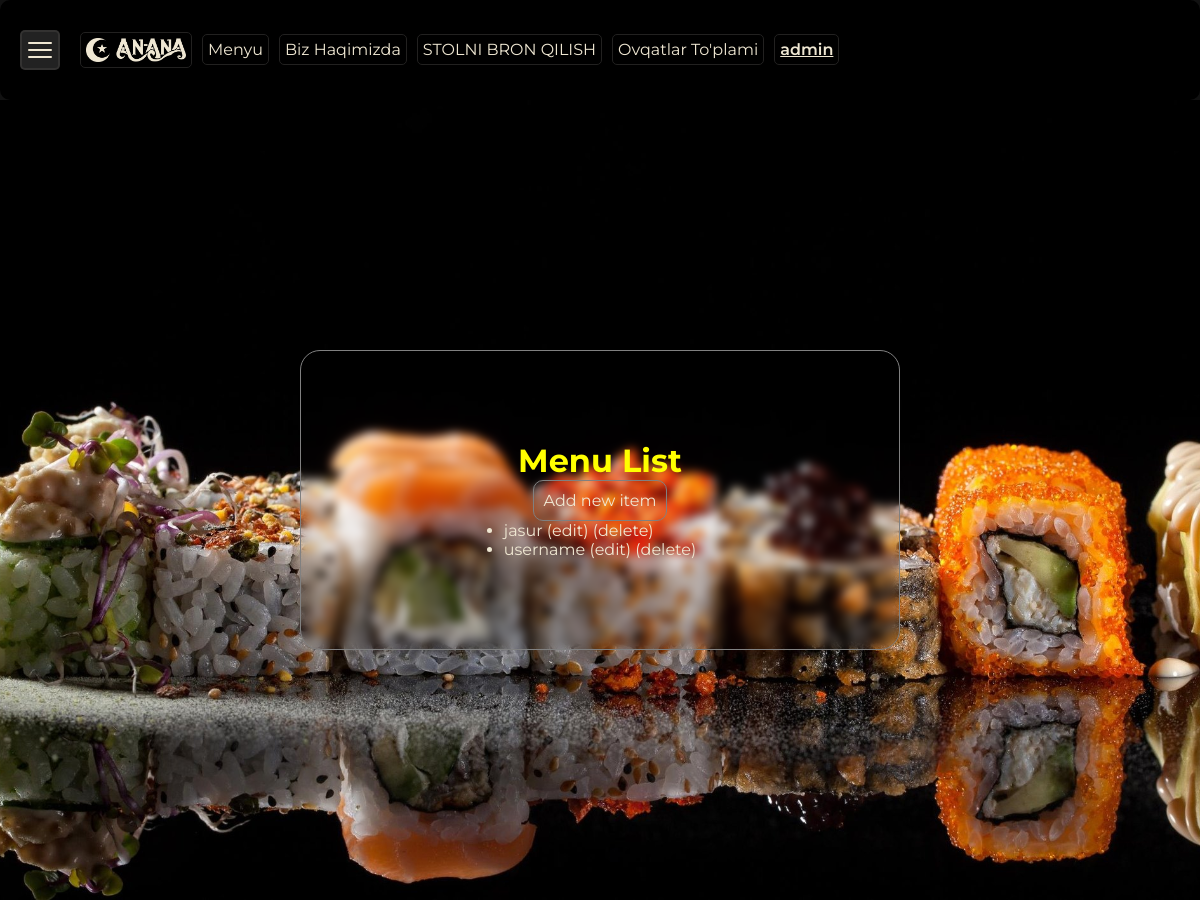
/menu/ (signed in), run on an earlier commit of the app's database.
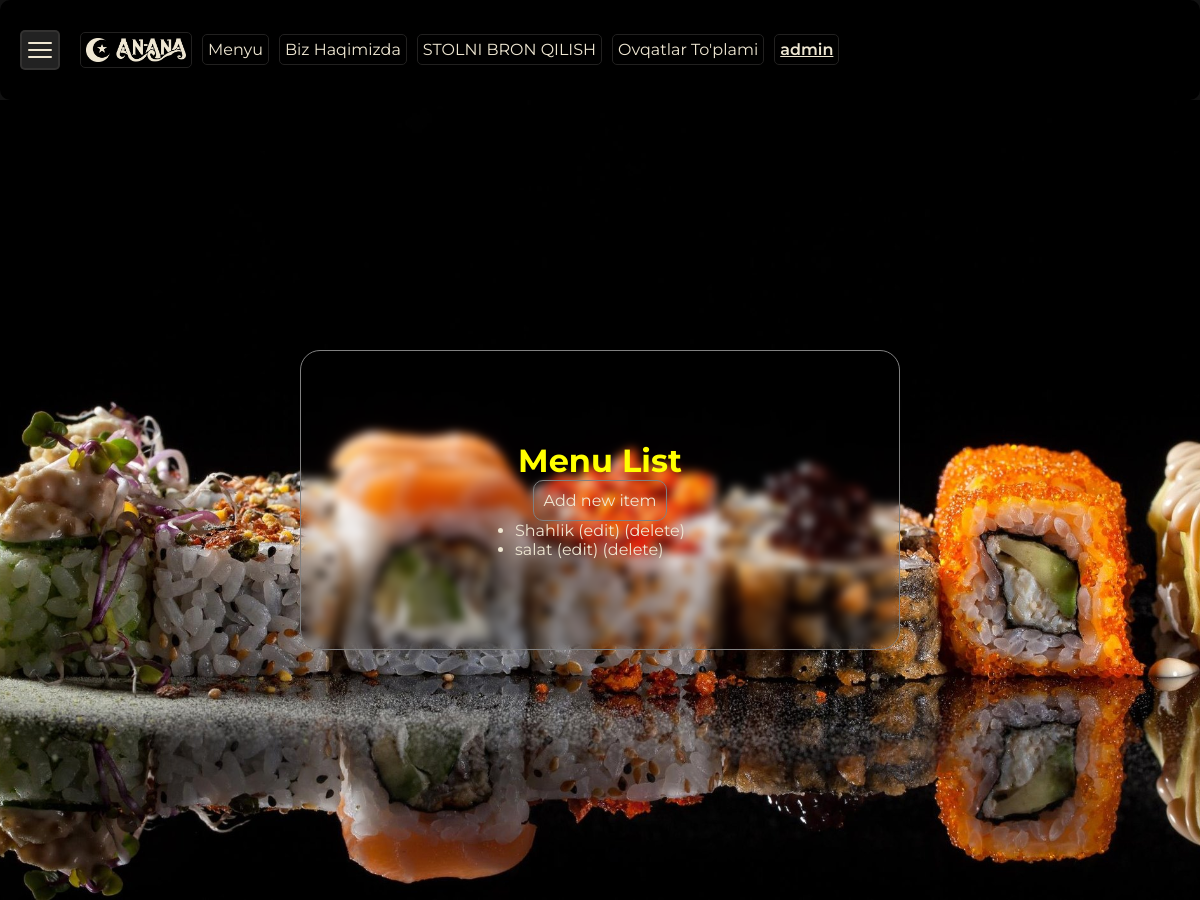
And on a later commit of the database.
### menu/models.py (models this page shows, shortened)
class MenuItem(models.Model):
    CHOICE_CATEGORY = [
        ('Hammasi','Hammasi'),
        ("Go'shtli","Go'shtli"),
        ('Salatlar','Salatlar'),
        ('Shirinlik','Shirinlik'),
        ('Ichimliklar','Ichimliklar')
    ]
    name = models.CharField(max_length=100)
    description = models.TextField()
    price = models.DecimalField(max_digits=5, decimal_places=2)
    available = models.BooleanField(default=True)
    category = models.CharField(max_length=15, choices=CHOICE_CATEGORY, default='Hammasi')
    image = models.ImageField(upload_to='media/', default='media/default.jpg')

### menu/views.py (the view)
# urls.py: path('', menu_list, name='menu_list'),
@login_required
def menu_list(request):
    items = MenuItem.objects.all()
    return render(request, 'menu/menu_list.html', {'items': items})

### menu/templates/menu/menu_list.html
{% extends 'base.html' %}
{% load static %}
{% block css %}
  <link rel="stylesheet" href="{% static 'css/crud_menu.css' %}" />
{% endblock %}
{% block content %}
    <div class="crud-main-1">
        <div class="main-crud">
            <h1 style="color: yellow;">Menu List</h1>
            {% if request.user.username == 'admin' %}
            <a class="add-new" href="{% url 'menu_create' %}">Add new item</a>
            {% endif %}
            <ul>
              {% for item in items %}
                <li>
                  <a href="{% url 'menu_detail' item.pk %}">{{ item.name }}</a>
                  (<a href="{% url 'menu_update' item.pk %}">edit</a>) (<a href="{% url 'menu_delete' item.pk %}">delete</a>)
                </li>
              {% endfor %}
            </ul>
          </div>
    </div>
{% endblock %}

What changed in the data, as far as the page shows it:
removed MenuItem: name "jasur"
removed MenuItem: name "username"
added MenuItem: name "Shahlik"
added MenuItem: name "salat"
